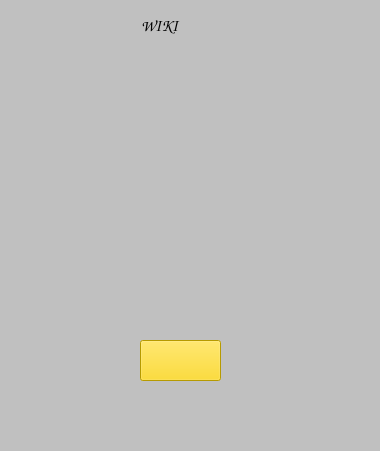
<?xml version="1.0" encoding="UTF-8"?>
<ui version="4.0">
 <class>MainWindow</class>
 <widget class="QMainWindow" name="MainWindow">
  <property name="geometry">
   <rect>
    <x>0</x>
    <y>0</y>
    <width>380</width>
    <height>451</height>
   </rect>
  </property>
  <property name="minimumSize">
   <size>
    <width>380</width>
    <height>451</height>
   </size>
  </property>
  <property name="maximumSize">
   <size>
    <width>380</width>
    <height>451</height>
   </size>
  </property>
  <property name="windowTitle">
   <string>MainWindow</string>
  </property>
  <property name="autoFillBackground">
   <bool>false</bool>
  </property>
  <property name="styleSheet">
   <string notr="true">background-color:silver;</string>
  </property>
  <widget class="QWidget" name="centralwidget">
   <widget class="QPushButton" name="submit">
    <property name="geometry">
     <rect>
      <x>140</x>
      <y>340</y>
      <width>81</width>
      <height>41</height>
     </rect>
    </property>
    <property name="styleSheet">
     <string notr="true">background-color:gold;</string>
    </property>
    <property name="text">
     <string/>
    </property>
    <property name="icon">
     <iconset>
      <normaloff>voice-45-470369 (1).png</normaloff>voice-45-470369 (1).png</iconset>
    </property>
    <property name="iconSize">
     <size>
      <width>45</width>
      <height>45</height>
     </size>
    </property>
   </widget>
   <widget class="QLabel" name="label">
    <property name="geometry">
     <rect>
      <x>90</x>
      <y>100</y>
      <width>191</width>
      <height>171</height>
     </rect>
    </property>
    <property name="text">
     <string/>
    </property>
    <property name="pixmap">
     <pixmap>768px-Wikipedia_Logo_1.0.png</pixmap>
    </property>
    <property name="scaledContents">
     <bool>true</bool>
    </property>
   </widget>
   <widget class="QLabel" name="label_2">
    <property name="geometry">
     <rect>
      <x>120</x>
      <y>10</y>
      <width>91</width>
      <height>31</height>
     </rect>
    </property>
    <property name="font">
     <font>
      <family>Comic Sans MS</family>
      <pointsize>12</pointsize>
      <weight>75</weight>
      <italic>true</italic>
      <bold>true</bold>
     </font>
    </property>
    <property name="text">
     <string>      WIKI</string>
    </property>
   </widget>
  </widget>
  <widget class="QStatusBar" name="statusbar"/>
 </widget>
 <resources/>
 <connections/>
</ui>
